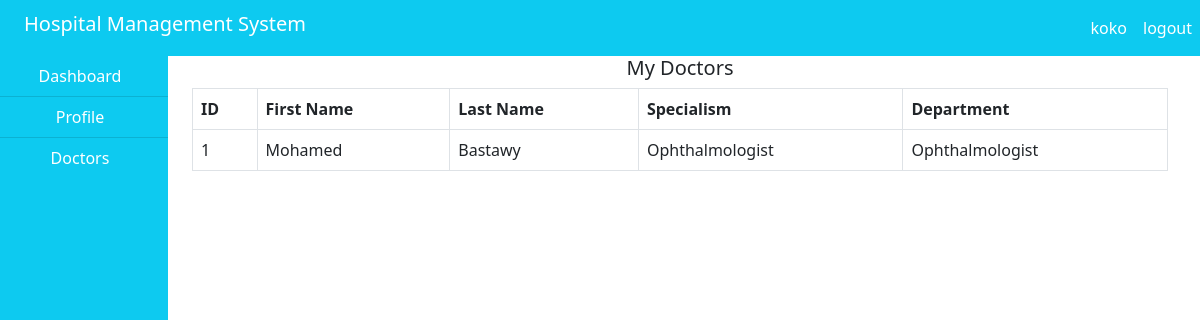
Screenshot of /hms/patient/doctor.php (signed in) with the database file from the repository.
### tables this page shows
CREATE TABLE IF NOT EXISTS `doctor` (
  `id` int NOT NULL AUTO_INCREMENT,
  `fname` varchar(100) NOT NULL,
  `lname` varchar(100) NOT NULL,
  `phone` varchar(100) DEFAULT NULL,
  `city` varchar(100) DEFAULT NULL,
  `street` varchar(100) DEFAULT NULL,
  `specialism` varchar(100) NOT NULL,
  `dep_id` int NOT NULL,
  `username` varchar(100) DEFAULT NULL,
  `password` varchar(100) DEFAULT NULL,
  PRIMARY KEY (`id`),
  KEY `dep_id` (`dep_id`)
);

CREATE TABLE IF NOT EXISTS `department` (
  `id` int NOT NULL AUTO_INCREMENT,
  `name` varchar(100) NOT NULL,
  `phone` varchar(100) NOT NULL,
  PRIMARY KEY (`id`)
);

### hms/patient/doctor.php (the view, shortened to what this page needs)
<!DOCTYPE html>
<html>
<head>
</head>
<body>
  <?php
  include("../include/header.php");
  ?>
  <div class="container-fluid">
    <div class="col-md-12">
      <div class="row">
        <div class="col-md-2" style="margin-left: -20px;">
          <?php
          include("sidenav.php");
          include("../include/connection.php");
          ?>
        </div>
        <div class="col-md-10">
          <div class="col-md-12">
            <h5 class="text-center">My Doctors</h5>
              <?php
                $pat = $_SESSION['patient'];
                $query = mysqli_query($connect, "SELECT id FROM patient WHERE username='$pat'");
                $row = mysqli_fetch_array($query);
                $pat_id = $row['id'];
                $query = "SELECT * FROM doctor WHERE id IN (SELECT doctor_id FROM doc_treats_pat WHERE patient_id='$pat_id')";
                $res = mysqli_query($connect, $query);
                $output = "
                  <table class='table table-bordered'>
                  <tr>
                  <th>ID</th>
                  <th>First Name</th>
                  <th>Last Name</th>
                  <th>Specialism</th>
                  <th>Department</th>
                  <tr>";
                while ($row = mysqli_fetch_array($res)) {
                  $id = $row['id'];
                  $fname = $row['fname'];
                  $lname = $row['lname'];
                  $specialism = $row['specialism'];
                  $dep_id = $row['dep_id'];
                  $query = mysqli_query($connect, "SELECT name FROM department WHERE id='$dep_id'");
                  $row = mysqli_fetch_array($query);
                  $dep_name = $row['name'];
                $output .= "
                  <tr>
                  <td>$id</td>
                  <td>$fname</td>
                  <td>$lname</td>
                  <td>$specialism</td>
                  <td>$dep_name</td>";
                }
                $output .= "
                  </tr>
                  </table>";
                echo $output;
              ?>
            </div>
          </div>
        </div>
      </div>
    </div>
</body>
</html>

### rows the page displays
doctor: id "1", fname "Mohamed", lname "Bastawy", specialism "Ophthalmologist", department.name "Ophthalmologist"

### other values shown
$user "koko"
